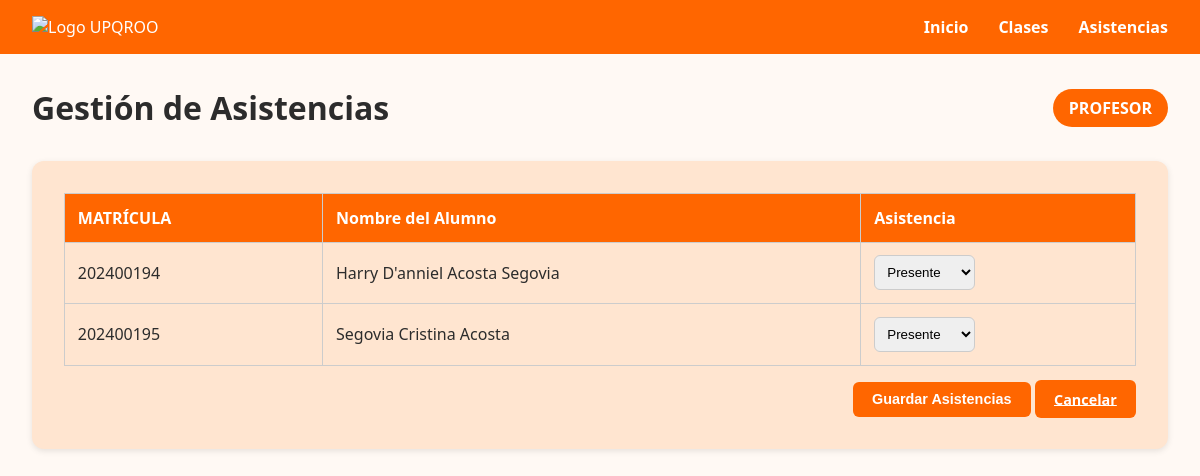
Page /asistencia.php (signed in) on the committed database.
### tables this page shows
CREATE TABLE `alumnos` (
  `id` int(11) NOT NULL,
  `id_extraescolar` int(11) NOT NULL,
  `ApellidoP` varchar(25) NOT NULL,
  `ApellidoM` varchar(25) NOT NULL,
  `Nombre` varchar(25) NOT NULL,
  `Correo` varchar(50) NOT NULL,
  `Genero` enum('Masculino','Femenino','Otro') NOT NULL,
  `Matricula` varchar(9) NOT NULL,
  `Carrera` enum('Ingeniería en Tecnologías de la Información e Innovación Digital','Ingeniería en Biotecnología','Ingeniería Biomedica','Ingeniería Financiera','Licenciatura en Administración','Terapia Física') NOT NULL,
  `Cuatrimestre` enum('Tercero','Sexto','Noveno') NOT NULL,
  `Turno` enum('Matutino','Vespertino') NOT NULL,
  `Fecha` date DEFAULT NULL,
  `Medico` enum('Si','No') NOT NULL,
  `asistencia` int(11) NOT NULL,
  `falta` int(11) NOT NULL
);

### asistencia.php (the view, shortened to what this page needs)
<?php
include("Conexion.php");
$id = $_SESSION["id"];
$query = mysqli_query($conn, "SELECT * FROM profesores WHERE id = $id");
$datos = mysqli_fetch_assoc($query);
$extra = $datos['id_extraescolar'];
$query2 = mysqli_query($conn, "SELECT * FROM alumnos WHERE id_extraescolar = $extra");
?>
<!DOCTYPE html>
<html lang="es">
<head>
  <link rel="stylesheet" href="./Estilos/asistencias.css">
</head>
<body>
  <header class="barra-superior">
    <div class="contenedor-barra">
      <a><img src="https://upqroo.edu.mx/wp-content/uploads/2020/11/2UPQROO-logo.png" alt="Logo UPQROO" class="logo"></a>
      <nav class="menu-navegacion">
        <a href="IniciarSesion.html">Inicio</a>
        <a href="maestro.php">Clases</a>
        <a href="asistencia.php">Asistencias</a>
      </nav>
    </div>
  </header>
  <main class="contenido">
    <header class="encabezado">
      <h1>Gestión de Asistencias</h1>
      <div class="usuario">PROFESOR</div>
    </header>
    <section class="panel-asistencias">
      <div class="tabla-asistencia">
        <form action="guardarAsistencia.php" method="POST">
          <table>
            <thead>
              <tr>
                <th>MATRÍCULA</th>
                <th>Nombre del Alumno</th>
                <th>Asistencia</th>
              </tr>
            </thead>
            <tbody>
              <?php
              while ($row = mysqli_fetch_assoc($query2)) {
                  $matricula = $row["Matricula"];
                  $nombreCompleto = $row["Nombre"] . ' ' . $row["ApellidoP"] . ' ' . $row["ApellidoM"];
                  echo "
                  <tr>
                      <td>$matricula</td>
                      <td>$nombreCompleto</td>
                      <td>
                          <select name='asistencia[$matricula]'>
                              <option value='Presente'>Presente</option>
                              <option value='Ausente'>Ausente</option>
                              <option value='Justificado'>Justificado</option>
                          </select>
                      </td>
                  </tr>";
              }
              ?>
            </tbody>
          </table>
          <div class="acciones">
            <button class="btn" type="submit">Guardar Asistencias</button>
            <a class="btn" href="maestro.php">Cancelar</a>
          </div>
        </form>
      </div>
    </section>
  </main>
</body>
</html>

### Estilos/asistencias.css (style rules this page uses)
* { margin: 0; padding: 0; box-sizing: border-box; }
body { font-family: 'Segoe UI', sans-serif; background-color: #FFF9F4; color: #2c2c2c; }
.barra-superior { background-color: #FF6600; padding: 1rem 2rem; display: flex; justify-content: space-between; align-items: center; color: white; }
.contenedor-barra { display: flex; align-items: center; width: 100%; }
.logo { height: 50px; margin-right: 20px; }
.menu-navegacion { margin-left: auto; display: flex; }
.menu-navegacion a { color: white; text-decoration: none; margin-left: 30px; font-weight: bold; font-size: 16px; }
.contenido { padding: 2rem; }
.encabezado { display: flex; justify-content: space-between; align-items: center; margin-bottom: 2rem; }
.usuario { background-color: #FF6600; color: white; padding: 0.5rem 1rem; border-radius: 20px; font-weight: bold; }
.panel-asistencias { background-color: #FFE5D0; padding: 2rem; border-radius: 12px; box-shadow: 0 2px 6px rgba(0,0,0,0.1); }
select { padding: 0.5rem; border-radius: 6px; border: 1px solid #ccc; }
.btn { background-color: #FF6600; color: white; border: none; padding: 0.6rem 1.2rem; border-radius: 6px; font-size: 0.9rem; font-weight: bold; cursor: pointer; transition: background-color 0.3s ease; }
.tabla-asistencia table { width: 100%; border-collapse: collapse; margin-bottom: 1rem; }
.tabla-asistencia th, .tabla-asistencia td { border: 1px solid #ccc; padding: 0.8rem; text-align: left; }
.tabla-asistencia th { background-color: #FF6600; color: white; }
.acciones { text-align: right; margin-top: 1rem; }

### rows in the picture
alumnos: Matricula "202400194", nombreCompleto "Harry D'anniel Acosta Segovia", Matricula "Presente"
alumnos: Matricula "202400195", nombreCompleto "Segovia Cristina Acosta", Matricula "Presente"
